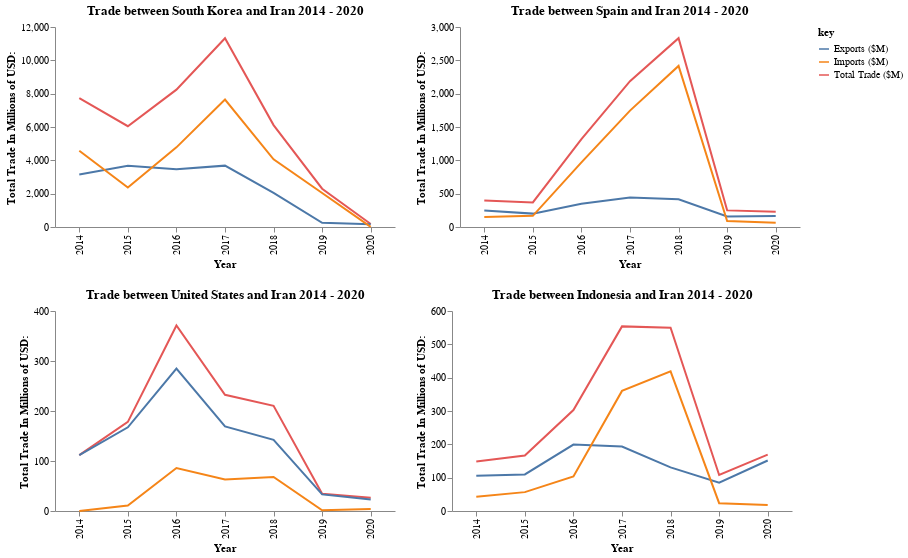

Notebook code for this chart:
### Markdown cell above
## Hypothesis 3

Geopolitical events can have a drastic impact on a nation's trade, and that nation's ability to buy and sell with the rest of the world.

### Code cell
sk = my_altair.get_altaire_line_chart_county_trade_for_matrix("South Korea","Iran")
spain = my_altair.get_altaire_line_chart_county_trade_for_matrix("Spain","Iran")
usa = my_altair.get_altaire_line_chart_county_trade_for_matrix("United States","Iran")
jap = my_altair.get_altaire_line_chart_county_trade_for_matrix("Indonesia","Iran")


row_1 = (sk | spain )
row_2  = (usa | jap )
my_chart = (row_1 & row_2).configure_axis(
            grid=False
        ).configure_view(
            strokeWidth=0
        )

my_chart
#indo.properties(width=700,height=200)

### Figure 1 — Vega-Lite specification as saved in the notebook (floating-point values rounded to 4 significant figures)
{"config": {"view": {"continuousWidth": 400, "continuousHeight": 300, "strokeWidth": 0}, "axis": {"grid": false}}, "vconcat": [{"hconcat": [{"layer": [{"mark": "line", "encoding": {"color": {"field": "key", "type": "nominal"}, "x": {"axis": {"title": "Year"}, "field": "year", "type": "ordinal"}, "y": {"axis": {"title": "Total Trade In Millions of USD:"}, "field": "value", "type": "quantitative"}}, "height": 200, "title": "Trade between South Korea and Iran 2014 - 2020", "transform": [{"fold": ["Total Trade ($M)", "Exports ($M)", "Imports ($M)"]}], "width": 340}, {"mark": {"type": "circle", "color": "red", "opacity": 0.0, "size": 1000}, "encoding": {"tooltip": [{"field": "Total Trade ($M)", "type": "quantitative"}, {"field": "Exports ($M)", "type": "quantitative"}, {"field": "Imports ($M)", "type": "quantitative"}], "x": {"axis": {"title": ""}, "field": "year", "type": "ordinal"}, "y": {"axis": {"title": ""}, "field": "value", "type": "quantitative"}}, "transform": [{"fold": ["Total Trade ($M)", "Exports ($M)", "Imports ($M)"]}], "width": 340}], "data": {"name": "data-70b97f8547ebc7dd6be950de99ca7f2d"}}, {"layer": [{"mark": "line", "encoding": {"color": {"field": "key", "type": "nominal"}, "x": {"axis": {"title": "Year"}, "field": "year", "type": "ordinal"}, "y": {"axis": {"title": "Total Trade In Millions of USD:"}, "field": "value", "type": "quantitative"}}, "height": 200, "title": "Trade between Spain and Iran 2014 - 2020", "transform": [{"fold": ["Total Trade ($M)", "Exports ($M)", "Imports ($M)"]}], "width": 340}, {"mark": {"type": "circle", "color": "red", "opacity": 0.0, "size": 1000}, "encoding": {"tooltip": [{"field": "Total Trade ($M)", "type": "quantitative"}, {"field": "Exports ($M)", "type": "quantitative"}, {"field": "Imports ($M)", "type": "quantitative"}], "x": {"axis": {"title": ""}, "field": "year", "type": "ordinal"}, "y": {"axis": {"title": ""}, "field": "value", "type": "quantitative"}}, "transform": [{"fold": ["Total Trade ($M)", "Exports ($M)", "Imports ($M)"]}], "width": 340}], "data": {"name": "data-558438ebcf4e3147ee5254ec351fc08c"}}]}, {"hconcat": [{"layer": [{"mark": "line", "encoding": {"color": {"field": "key", "type": "nominal"}, "x": {"axis": {"title": "Year"}, "field": "year", "type": "ordinal"}, "y": {"axis": {"title": "Total Trade In Millions of USD:"}, "field": "value", "type": "quantitative"}}, "height": 200, "title": "Trade between United States and Iran 2014 - 2020", "transform": [{"fold": ["Total Trade ($M)", "Exports ($M)", "Imports ($M)"]}], "width": 340}, {"mark": {"type": "circle", "color": "red", "opacity": 0.0, "size": 1000}, "encoding": {"tooltip": [{"field": "Total Trade ($M)", "type": "quantitative"}, {"field": "Exports ($M)", "type": "quantitative"}, {"field": "Imports ($M)", "type": "quantitative"}], "x": {"axis": {"title": ""}, "field": "year", "type": "ordinal"}, "y": {"axis": {"title": ""}, "field": "value", "type": "quantitative"}}, "transform": [{"fold": ["Total Trade ($M)", "Exports ($M)", "Imports ($M)"]}], "width": 340}], "data": {"name": "data-92686478c582605836910ca7a2e7b52c"}}, {"layer": [{"mark": "line", "encoding": {"color": {"field": "key", "type": "nominal"}, "x": {"axis": {"title": "Year"}, "field": "year", "type": "ordinal"}, "y": {"axis": {"title": "Total Trade In Millions of USD:"}, "field": "value", "type": "quantitative"}}, "height": 200, "title": "Trade between Indonesia and Iran 2014 - 2020", "transform": [{"fold": ["Total Trade ($M)", "Exports ($M)", "Imports ($M)"]}], "width": 340}, {"mark": {"type": "circle", "color": "red", "opacity": 0.0, "size": 1000}, "encoding": {"tooltip": [{"field": "Total Trade ($M)", "type": "quantitative"}, {"field": "Exports ($M)", "type": "quantitative"}, {"field": "Imports ($M)", "type": "quantitative"}], "x": {"axis": {"title": ""}, "field": "year", "type": "ordinal"}, "y": {"axis": {"title": ""}, "field": "value", "type": "quantitative"}}, "transform": [{"fold": ["Total Trade ($M)", "Exports ($M)", "Imports ($M)"]}], "width": 340}], "data": {"name": "data-9cf98a5044be0b0f2e33f2f82cb3453e"}}]}], "$schema": "https://vega.github.io/schema/vega-lite/v4.17.0.json", "datasets": {"data-70b97f8547ebc7dd6be950de99ca7f2d": [{"Trading Partner": "Iran", "Total Trade ($M)": 7734.0, "RtW (%)": 0.69, "Exports ($M)": 3156.0, "RtW (%).1": 0.53, "Imports ($M)": 4578.0, "RtW (%).2": 0.87, "Net Exports ($M)": -1422.0, "Exports Ticker": "429D1542 Index", "Imports Ticker": "542D1429 Index", "country": "South Korea", "year": 2014}, {"Trading Partner": "Iran", "Total Trade ($M)": 6047.0, "RtW (%)": 0.61, "Exports ($M)": 3679.0, "RtW (%).1": 0.67, "Imports ($M)": 2367.0, "RtW (%).2": 0.54, "Net Exports ($M)": 1312.0, "Exports Ticker": "429D1542 Index", "Imports Ticker": "542D1429 Index", "country": "South Korea", "year": 2015}, {"Trading Partner": "Iran", "Total Trade ($M)": 8240.0, "RtW (%)": 0.88, "Exports ($M)": 3460.0, "RtW (%).1": 0.66, "Imports ($M)": 4780.0, "RtW (%).2": 1.18, "Net Exports ($M)": -1320.0, "Exports Ticker": "429D1542 Index", "Imports Ticker": "542D1429 Index", "country": "South Korea", "year": 2016}, {"Trading Partner": "Iran", "Total Trade ($M)": 11330.0, "RtW (%)": 1.05, "Exports ($M)": 3682.0, "RtW (%).1": 0.61, "Imports ($M)": 7645.0, "RtW (%).2": 1.62, "Net Exports ($M)": -3964.0, "Exports Ticker": "429D1542 Index", "Imports Ticker": "542D1429 Index", "country": "South Korea", "year": 2017}, {"Trading Partner": "Iran", "Total Trade ($M)": 6113.0, "RtW (%)": 0.52, "Exports ($M)": 2049.0, "RtW (%).1": 0.32, "Imports ($M)": 4064.0, "RtW (%).2": 0.76, "Net Exports ($M)": -2014.0, "Exports Ticker": "429D1542 Index", "Imports Ticker": "542D1429 Index", "country": "South Korea", "year": 2018}, {"Trading Partner": "Iran", "Total Trade ($M)": 2298.0, "RtW (%)": 0.21, "Exports ($M)": 256.2, "RtW (%).1": 0.04, "Imports ($M)": 2042.0, "RtW (%).2": 0.41, "Net Exports ($M)": -1785.0, "Exports Ticker": "429D1542 Index", "Imports Ticker": "542D1429 Index", "country": "South Korea", "year": 2019}, {"Trading Partner": "Iran", "Total Trade ($M)": 180.1, "RtW (%)": 0.02, "Exports ($M)": 171.4, "RtW (%).1": 0.03, "Imports ($M)": 8.64, "RtW (%).2": 0.0, "Net Exports ($M)": 162.8, "Exports Ticker": "429D1542 Index", "Imports Ticker": "542D1429 Index", "country": "South Korea", "year": 2020}], "data-558438ebcf4e3147ee5254ec351fc08c": [{"Trading Partner": "Iran", "Total Trade ($M)": 398.1, "RtW (%)": 0.06, "Exports ($M)": 246.9, "RtW (%).1": 0.08, "Imports ($M)": 151.1, "RtW (%).2": 0.04, "Net Exports ($M)": 95.78, "Exports Ticker": "429D1184 Index", "Imports Ticker": "184D1429 Index", "country": "Spain", "year": 2014}, {"Trading Partner": "Iran", "Total Trade ($M)": 367.9, "RtW (%)": 0.06, "Exports ($M)": 200.7, "RtW (%).1": 0.07, "Imports ($M)": 167.2, "RtW (%).2": 0.05, "Net Exports ($M)": 33.42, "Exports Ticker": "429D1184 Index", "Imports Ticker": "184D1429 Index", "country": "Spain", "year": 2015}, {"Trading Partner": "Iran", "Total Trade ($M)": 1318.0, "RtW (%)": 0.23, "Exports ($M)": 349.2, "RtW (%).1": 0.13, "Imports ($M)": 968.4, "RtW (%).2": 0.31, "Net Exports ($M)": -619.2, "Exports Ticker": "429D1184 Index", "Imports Ticker": "184D1429 Index", "country": "Spain", "year": 2016}, {"Trading Partner": "Iran", "Total Trade ($M)": 2188.0, "RtW (%)": 0.33, "Exports ($M)": 442.3, "RtW (%).1": 0.15, "Imports ($M)": 1745.0, "RtW (%).2": 0.5, "Net Exports ($M)": -1303.0, "Exports Ticker": "429D1184 Index", "Imports Ticker": "184D1429 Index", "country": "Spain", "year": 2017}, {"Trading Partner": "Iran", "Total Trade ($M)": 2833.0, "RtW (%)": 0.4, "Exports ($M)": 416.2, "RtW (%).1": 0.13, "Imports ($M)": 2417.0, "RtW (%).2": 0.62, "Net Exports ($M)": -2000.0, "Exports Ticker": "429D1184 Index", "Imports Ticker": "184D1429 Index", "country": "Spain", "year": 2018}, {"Trading Partner": "Iran", "Total Trade ($M)": 249.1, "RtW (%)": 0.04, "Exports ($M)": 158.8, "RtW (%).1": 0.05, "Imports ($M)": 90.25, "RtW (%).2": 0.02, "Net Exports ($M)": 68.59, "Exports Ticker": "429D1184 Index", "Imports Ticker": "184D1429 Index", "country": "Spain", "year": 2019}, {"Trading Partner": "Iran", "Total Trade ($M)": 227.5, "RtW (%)": 0.04, "Exports ($M)": 163.6, "RtW (%).1": 0.06, "Imports ($M)": 63.92, "RtW (%).2": 0.02, "Net Exports ($M)": 99.7, "Exports Ticker": "429D1184 Index", "Imports Ticker": "184D1429 Index", "country": "Spain", "year": 2020}], "data-92686478c582605836910ca7a2e7b52c": [{"Trading Partner": "Iran", "Total Trade ($M)": 111.7, "RtW (%)": 0.0, "Exports ($M)": 111.7, "RtW (%).1": 0.01, "Imports ($M)": 0.0, "RtW (%).2": 0.0, "Net Exports ($M)": 111.7, "Exports Ticker": "429D1111 Index", "Imports Ticker": "111D1429 Index", "country": "United States", "year": 2014}, {"Trading Partner": "Iran", "Total Trade ($M)": 178.2, "RtW (%)": 0.0, "Exports ($M)": 167.4, "RtW (%).1": 0.01, "Imports ($M)": 10.77, "RtW (%).2": 0.0, "Net Exports ($M)": 156.6, "Exports Ticker": "429D1111 Index", "Imports Ticker": "111D1429 Index", "country": "United States", "year": 2015}, {"Trading Partner": "Iran", "Total Trade ($M)": 371.0, "RtW (%)": 0.01, "Exports ($M)": 285.0, "RtW (%).1": 0.02, "Imports ($M)": 86.0, "RtW (%).2": 0.0, "Net Exports ($M)": 199.0, "Exports Ticker": "429D1111 Index", "Imports Ticker": "111D1429 Index", "country": "United States", "year": 2016}, {"Trading Partner": "Iran", "Total Trade ($M)": 232.5, "RtW (%)": 0.01, "Exports ($M)": 169.3, "RtW (%).1": 0.01, "Imports ($M)": 63.17, "RtW (%).2": 0.0, "Net Exports ($M)": 106.1, "Exports Ticker": "429D1111 Index", "Imports Ticker": "111D1429 Index", "country": "United States", "year": 2017}, {"Trading Partner": "Iran", "Total Trade ($M)": 210.2, "RtW (%)": 0.01, "Exports ($M)": 142.3, "RtW (%).1": 0.01, "Imports ($M)": 67.91, "RtW (%).2": 0.0, "Net Exports ($M)": 74.42, "Exports Ticker": "429D1111 Index", "Imports Ticker": "111D1429 Index", "country": "United States", "year": 2018}, {"Trading Partner": "Iran", "Total Trade ($M)": 34.58, "RtW (%)": 0.0, "Exports ($M)": 33.17, "RtW (%).1": 0.0, "Imports ($M)": 1.42, "RtW (%).2": 0.0, "Net Exports ($M)": 31.75, "Exports Ticker": "429D1111 Index", "Imports Ticker": "111D1429 Index", "country": "United States", "year": 2019}, {"Trading Partner": "Iran", "Total Trade ($M)": 26.74, "RtW (%)": 0.0, "Exports ($M)": 22.88, "RtW (%).1": 0.0, "Imports ($M)": 3.87, "RtW (%).2": 0.0, "Net Exports ($M)": 19.01, "Exports Ticker": "429D1111 Index", "Imports Ticker": "111D1429 Index", "country": "United States", "year": 2020}], "data-9cf98a5044be0b0f2e33f2f82cb3453e": [{"Trading Partner": "Iran", "Total Trade ($M)": 148.2, "RtW (%)": 0.04, "Exports ($M)": 105.7, "RtW (%).1": 0.05, "Imports ($M)": 42.55, "RtW (%).2": 0.02, "Net Exports ($M)": 63.12, "Exports Ticker": "429D1536 Index", "Imports Ticker": "536D1429 Index", "country": "Indonesia", "year": 2014}, {"Trading Partner": "Iran", "Total Trade ($M)": 166.4, "RtW (%)": 0.05, "Exports ($M)": 109.8, "RtW (%).1": 0.06, "Imports ($M)": 56.59, "RtW (%).2": 0.04, "Net Exports ($M)": 53.2, "Exports Ticker": "429D1536 Index", "Imports Ticker": "536D1429 Index", "country": "Indonesia", "year": 2015}, {"Trading Partner": "Iran", "Total Trade ($M)": 302.8, "RtW (%)": 0.1, "Exports ($M)": 199.4, "RtW (%).1": 0.12, "Imports ($M)": 103.4, "RtW (%).2": 0.08, "Net Exports ($M)": 95.97, "Exports Ticker": "429D1536 Index", "Imports Ticker": "536D1429 Index", "country": "Indonesia", "year": 2016}, {"Trading Partner": "Iran", "Total Trade ($M)": 553.8, "RtW (%)": 0.16, "Exports ($M)": 193.6, "RtW (%).1": 0.1, "Imports ($M)": 360.3, "RtW (%).2": 0.23, "Net Exports ($M)": -166.7, "Exports Ticker": "429D1536 Index", "Imports Ticker": "536D1429 Index", "country": "Indonesia", "year": 2017}, {"Trading Partner": "Iran", "Total Trade ($M)": 550.0, "RtW (%)": 0.14, "Exports ($M)": 130.9, "RtW (%).1": 0.06, "Imports ($M)": 419.1, "RtW (%).2": 0.22, "Net Exports ($M)": -288.1, "Exports Ticker": "429D1536 Index", "Imports Ticker": "536D1429 Index", "country": "Indonesia", "year": 2018}, {"Trading Partner": "Iran", "Total Trade ($M)": 108.2, "RtW (%)": 0.03, "Exports ($M)": 84.67, "RtW (%).1": 0.04, "Imports ($M)": 23.51, "RtW (%).2": 0.01, "Net Exports ($M)": 61.16, "Exports Ticker": "429D1536 Index", "Imports Ticker": "536D1429 Index", "country": "Indonesia", "year": 2019}, {"Trading Partner": "Iran", "Total Trade ($M)": 169.2, "RtW (%)": 0.05, "Exports ($M)": 151.5, "RtW (%).1": 0.08, "Imports ($M)": 17.72, "RtW (%).2": 0.01, "Net Exports ($M)": 133.8, "Exports Ticker": "429D1536 Index", "Imports Ticker": "536D1429 Index", "country": "Indonesia", "year": 2020}]}}
